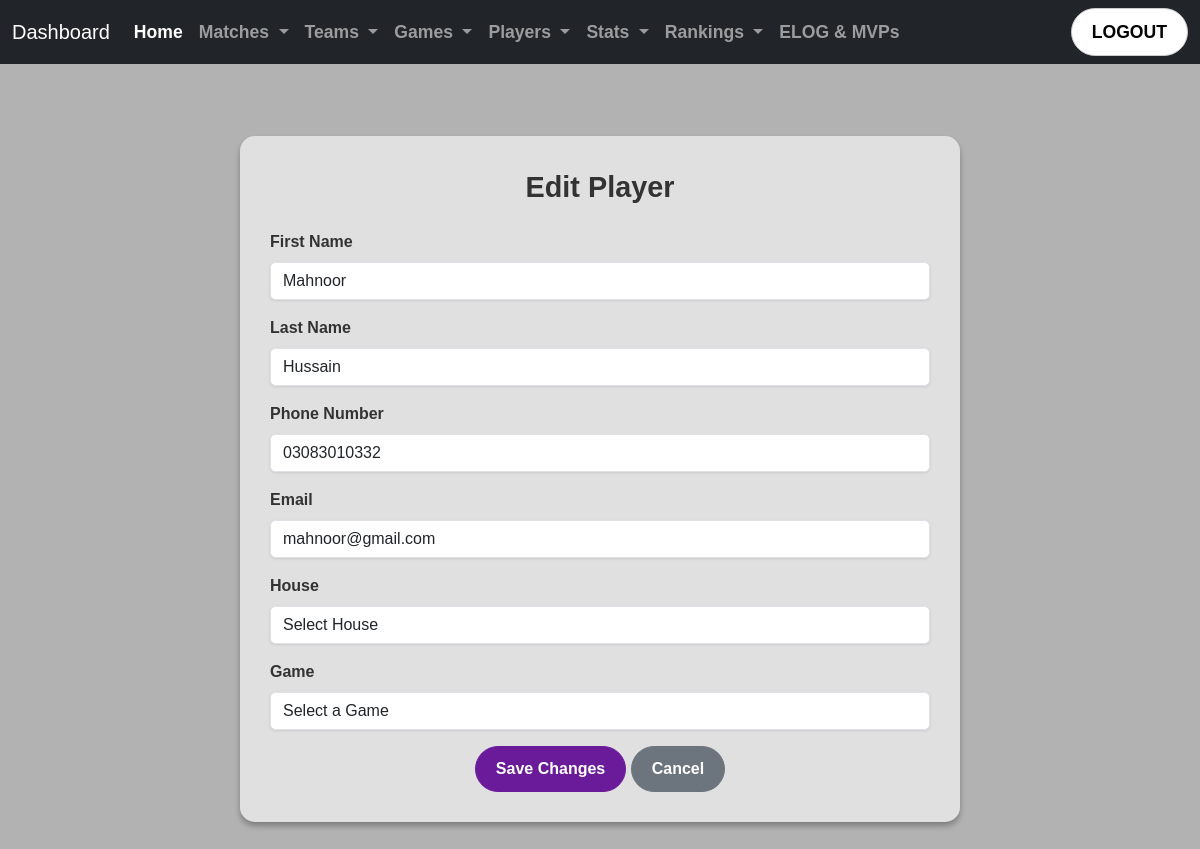
Screenshot of /dashboard/player/59/edit/ with the database file from the repository.
### home/models.py (models this page shows, shortened)
class Player(models.Model):
    player_id = models.AutoField(primary_key=True)
    first_name = models.CharField(max_length=100)
    last_name = models.CharField(max_length=100)
    phone_number = models.CharField(max_length=50)
    email = models.EmailField(max_length=50, null=True)
    house = models.ForeignKey(House, on_delete=models.CASCADE)
    game = models.ForeignKey(Game, on_delete=models.CASCADE, null=True, blank=True)

### home/views.py (the view, shortened to what this page needs)
# urls.py: path('dashboard/player/<player_id>/edit/', views.edit_player, name='edit_player'),
def edit_player(request, player_id):
    player = get_object_or_404(Player, player_id=player_id)
    houses = House.objects.all()  # Fetch all houses for the dropdown
    games = Game.objects.all()    # Fetch all games for the dropdown
    return render(request, 'EditPlayer.html', {'player': player, 'houses': houses, 'games': games})

### templates/EditPlayer.html (shortened to what this page needs)
    {% extends 'base.html' %}
    {% load static %}
    {% block content %}
    <div class="container py-5">
        <div class="row justify-content-center">
            <div class="col-md-8">
                <div class="form-container">
                    <div class="form-header">
                        Edit Player
                    </div>
                    <form method="post" action="{% url 'edit_player' player.player_id %}">
                        <div class="mb-3">
                            <label for="first_name" class="form-label">First Name</label>
                            <input type="text" class="form-control" id="first_name" name="first_name" value="{{ player.first_name }}" required>
                        </div>
                        <div class="mb-3">
                            <label for="last_name" class="form-label">Last Name</label>
                            <input type="text" class="form-control" id="last_name" name="last_name" value="{{ player.last_name }}" required>
                        </div>
                        <div class="mb-3">
                            <label for="phone_number" class="form-label">Phone Number</label>
                            <input type="text" class="form-control" id="phone_number" name="phone_number" value="{{player.phone_number}}" required>
                        </div>
                        <div class="mb-3">
                            <label for="email" class="form-label">Email</label>
                            <input type="text" class="form-control" id="email" name="email" value="{{player.email}}" required>
                        </div>
                        <div class="mb-3">
                            <label for="house" class="form-label">House</label>
                            <select class="form-control" id="house" name="house" required>
                                <option value="">Select House</option>
                            </select>
                        </div>
                    <div class="mb-3">
                    <label for="game" class="form-label">Game</label>
                    <select class="form-control" id="game" name="game" required>
                    <option value="">Select a Game</option>
                        </select>
                        </div>
                        <div class="text-center">
                            <button type="submit" class="btn btn-primary">Save Changes</button>
                            <form method="post" action="{% url 'edit_player' player.player_id %}">
                            <a href="{% url 'dashboard' %}" class="btn btn-secondary">Cancel</a>
                        </div>
                    </form>
                </div>
            </div>
        </div>
    </div>
    {% endblock %}

### rows the page displays
Player: first_name "Mahnoor", last_name "Hussain", phone_number "03083010332", email "mahnoor@gmail.com"
